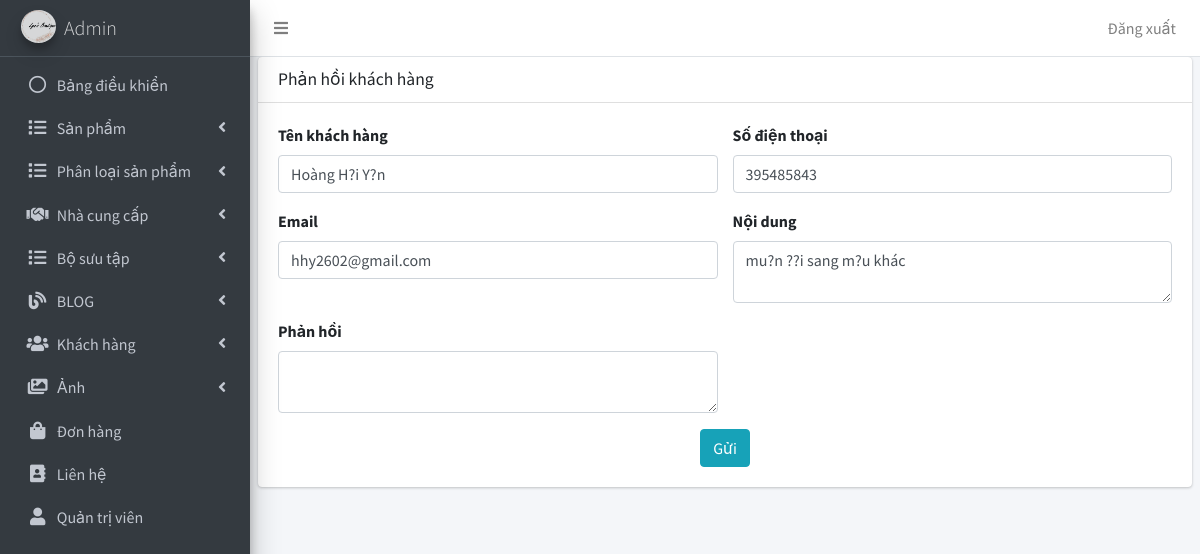
Page /admin/lien_he/phan_hoi.php?id=1 (signed in) on the committed database.
### tables this page shows
CREATE TABLE `tbl_lien_he` (
  `id_lien_he` int(11) NOT NULL,
  `ten` varchar(50) NOT NULL,
  `sdt` int(20) NOT NULL,
  `email` varchar(100) NOT NULL,
  `noi_dung` text NOT NULL,
  `phan_hoi` text DEFAULT NULL
);

### admin/lien_he/phan_hoi.php (the view, shortened to what this page needs)
<!DOCTYPE html>
<html>
<head>
  	<?php include('../includes/head.php') ?>
</head>
<body class="hold-transition sidebar-mini layout-fixed">
<div class="wrapper">
	<?php include('../includes/header.php') ?>
	<?php include('../includes/sidebar.php') ?>
	<?php include('../includes/ket_noi.php') ?>
	<div class="content-wrapper">
		<section class="content">
			<div class="card">
				<div class="card-header">
					<h3 class="card-title">Phản hồi khách hàng</h3>
				</div>
				<?php
					$id_khach_hang = $_GET["id"];
					$sql = "
						SELECT *
						FROM tbl_lien_he
		                WHERE id_lien_he='".$id_khach_hang."'
					";
					$khach_hang = mysqli_query($ket_noi, $sql);
					$row = mysqli_fetch_array($khach_hang);
				;?>
				<div class="card-body">
					<form action="" method="POST">
						<div class="row">
							<div class="col-md-6">
								<div class="form-group">
									<label>Tên khách hàng</label>
									<input name="ten_kh" class="form-control" required value="<?php echo $row['ten'] ?>">
								</div>
							</div>
							<div class="col-md-6">
								<div class="form-group">
									<label>Số điện thoại</label>
									<input name="sdt" class="form-control" value="<?php echo $row['sdt'] ?>" required>
								</div>
							</div>
							<div class="col-md-6">
								<div class="form-group">
									<label>Email</label>
									<input name="email" type="email" class="form-control" value="<?php echo $row['email'] ?>" required>
								</div>
							</div>
							<div class="col-md-6">
								<div class="form-group">
									<label>Nội dung</label>
									<textarea name="noi_dung" class="form-control" value="<?php echo $row['noi_dung'] ?>" required><?php echo $row['noi_dung'] ?></textarea>
								</div>
							</div>
							<div class="col-md-6">
								<div class="form-group">
									<label>Phản hồi</label>
									<textarea name="phan_hoi" id="phan_hoi" class="form-control" value="<?php echo $row['phan_hoi'] ?>" required></textarea>
								</div>
							</div>
							<div class="col-md-12 text-center">
								<button name="send" type="submit" class="btn btn-info">Gửi</button>
							</div>
						</div>
					</form>
				</div>
            </div>
		</section>
		</div>
	</div>
</body>
</html>

### rows in the picture
tbl_lien_he: ten_kh "Hoàng H?i Y?n", sdt "395485843", email "hhy2602@gmail.com", noi_dung "mu?n ??i sang m?u khác"
